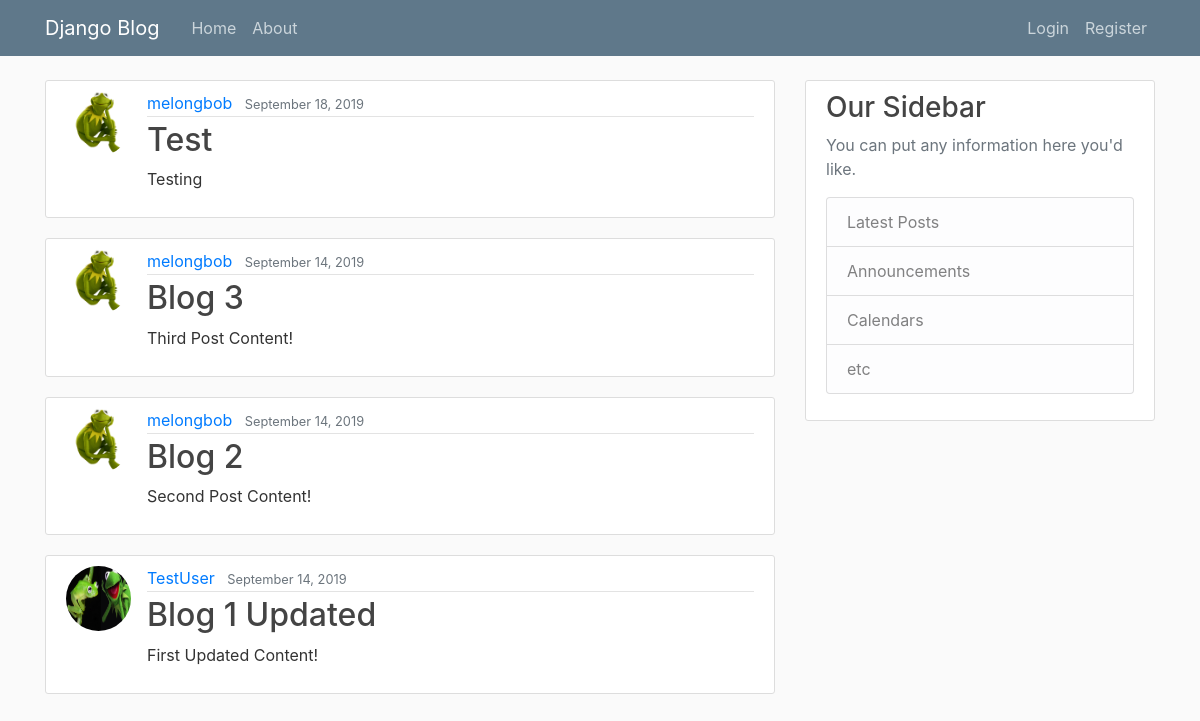
The app's page /, older data.
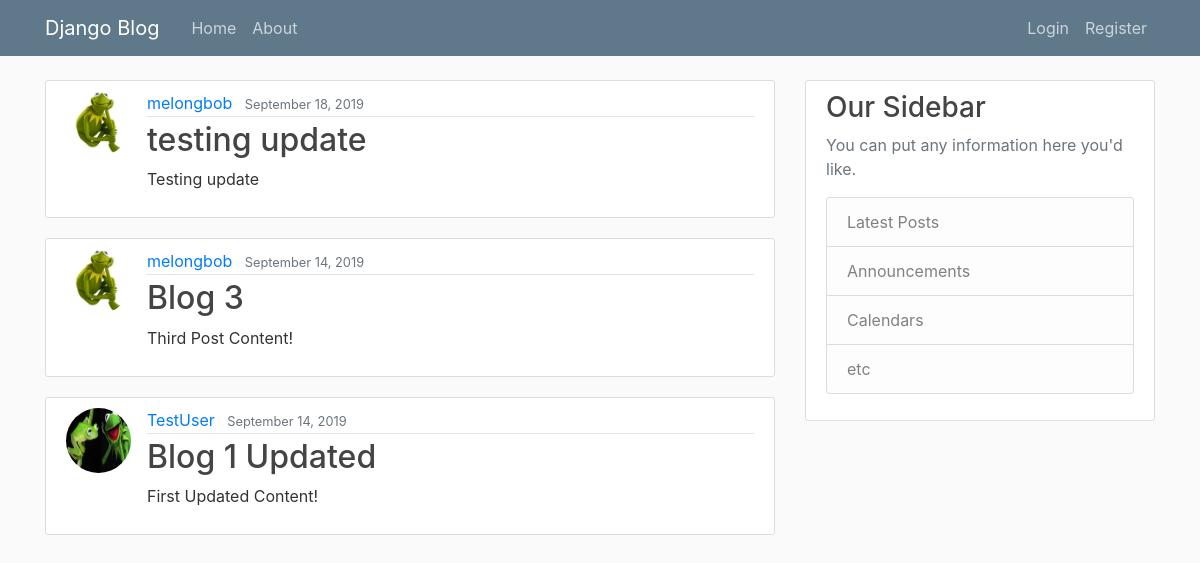
The same page, newer data.
### blog/models.py (models this page shows, shortened)
class Post(models.Model):
    title = models.CharField(max_length=100)
    content = models.TextField()
    date_posted = models.DateTimeField(default=timezone.now)
    author = models.ForeignKey(User, on_delete=models.CASCADE)

### users/models.py (models this page shows, shortened)
class Profile(models.Model):
    user = models.OneToOneField(User, on_delete=models.CASCADE)
    image = models.ImageField(default='default.jpg', upload_to='profile_pics')

### blog/views.py (the view)
# urls.py: path('', PostListView.as_view(), name='blog-home'),
class PostListView(ListView):
    model = Post
    template_name = 'blog/home.html' #<app>/<model>_<viewtype>.html
    context_object_name = 'posts'
    ordering = ['-date_posted']
    paginate_by = 5

### blog/templates/blog/home.html
{% extends "blog/base.html" %}
{% block content %}
    {% for post in posts %}
      <article class="media content-section">
        <img class="rounded-circle article-img" src="{{ post.author.profile.image.url }}">
        <div class="media-body">
          <div class="article-metadata">
            <a class="mr-2" href="#">{{ post.author }}</a>
            <small class="text-muted">{{ post.date_posted|date:"F d, Y" }}</small>
          </div>
          <h2><a class="article-title" href="{% url 'post-detail' post.id %}">{{ post.title }}</a></h2>
          <p class="article-content">{{ post.content }}</p>
        </div>
      </article>
    {% endfor %}
{% endblock content %}

Row changes from the older to the newer data that the page shows:
removed Post: author.profile.image (picture), author "melongbob", date_posted "September 14, 2019", title "Blog 2", content "Second Post Content!"
changed Post: title "Test" → "testing update"; content "Testing" → "Testing update"
